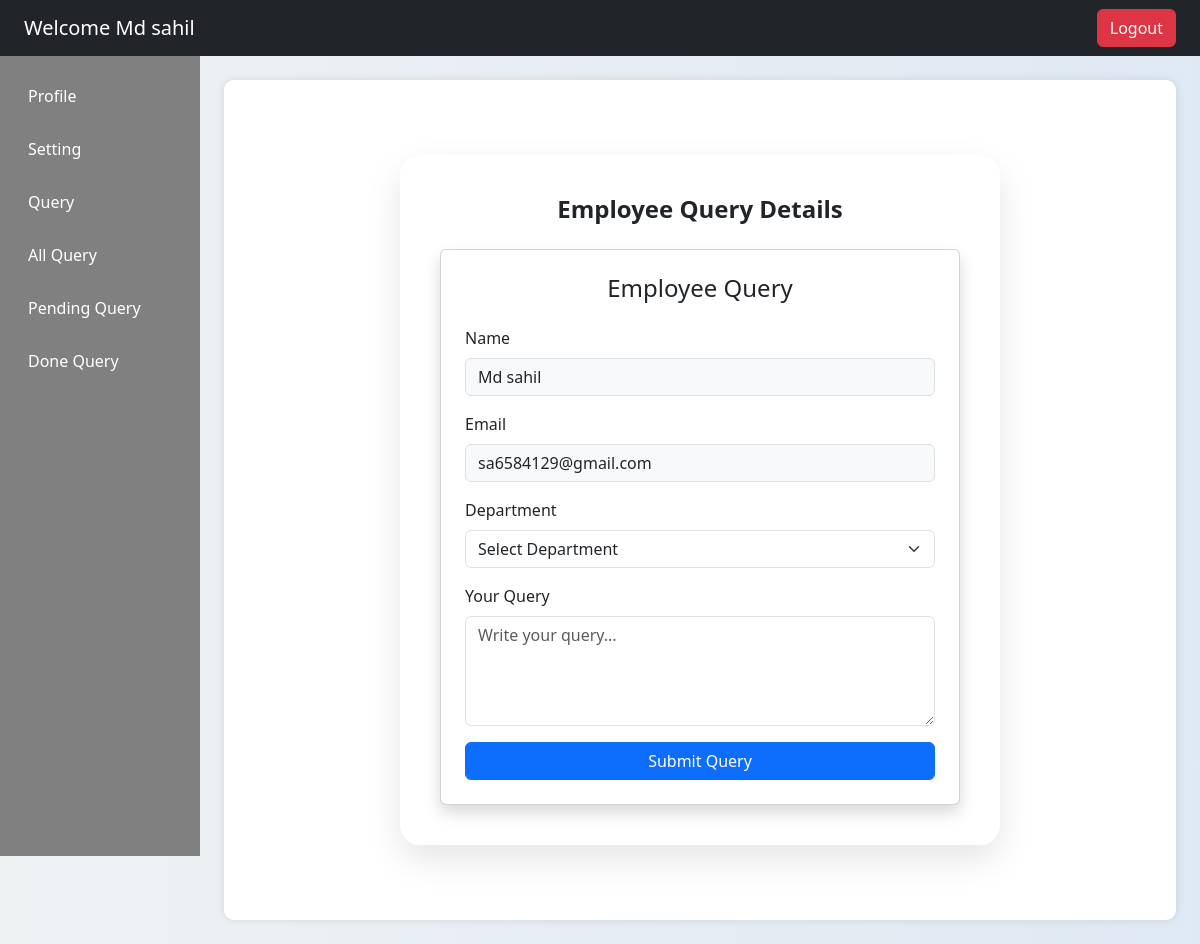
The page /empdashboard/query/ (signed in) on the database its author committed.
### app/models.py (models this page shows)
class Add_Employee(models.Model):
    Name=models.CharField(max_length=40)
    Email=models.EmailField()
    Contact=models.BigIntegerField()
    Image=models.ImageField(upload_to='image')
    Code=models.CharField(max_length=20)
    Dept=models.CharField(max_length=20)

### app/views.py (the view)
# urls.py: path('empdashboard/query/',views.empquery,name='empquery'),
def empquery(req):
    if 'emp_id' in req.session:
        eid = req.session.get('emp_id')
        emp_data = Add_Employee.objects.get(id=eid)
        emp_dept = Department.objects.all()
        return render(req,'empdashboard.html',{'data':emp_data , 'empquery':True, 'emp_dept':emp_dept})
    else:
        return redirect('Login')

### app/templates/empdashboard.html (shortened to what this page needs)
<!DOCTYPE html>
<html lang="en">
<head>
    <link href="https://cdn.jsdelivr.net/npm/bootstrap@5.3.2/dist/css/bootstrap.min.css" rel="stylesheet">
    <link href="https://cdn.jsdelivr.net/npm/bootstrap@5.3.2/dist/css/bootstrap.min.css" rel="stylesheet">
</head>
<body>
    <nav class="navbar navbar-dark bg-dark px-4">
        <span class="navbar-brand">Welcome {{data.Name}}</span>
        <a href="{% url 'Logout' %}"><button class="btn btn-danger">Logout</button></a>
    </nav>
    <div class="container-fluid">
        <div class="row">
            <div class="col-md-3 col-lg-2 sidebar p-3">
                <a href="{% url 'profile' %}">Profile</a>
                <a href="{% url 'setting' %}">Setting</a>
                <a href="{% url 'empquery' %}">Query</a>
                <a href="{% url 'allquery' %}">All Query</a>
                <a href="{% url 'pendingquery' %}">Pending Query</a>
                <a href="{% url 'donequery' %}">Done Query</a>
            </div>
            <div class="col-md-9 col-lg-10 p-4">
                <div class="content-box">
                    {% if profile %}
                    <link href="https://cdn.jsdelivr.net/npm/bootstrap@5.3.2/dist/css/bootstrap.min.css"
                        rel="stylesheet">
                    <link
                        href="https://cdnjs.cloudflare.com/ajax/libs/bootstrap-icons/1.11.1/font/bootstrap-icons.min.css"
                        rel="stylesheet">
                    <style>
                        body {
                            background: linear-gradient(to right, #e3f2fd, #f8f9fa);
                            font-family: 'Segoe UI', sans-serif;
                        }
                        .profile-wrapper {
                            min-height: 100vh;
                            display: flex;
                            align-items: center;
                            justify-content: center;
                        }
                        .profile-card {
                            width: 100%;
                            max-width: 500px;
                            border-radius: 20px;
                            padding: 40px 30px;
                            background: #ffffff;
                            box-shadow: 0 15px 35px rgba(0, 0, 0, 0.1);
                            text-align: center;
                            transition: 0.3s ease;
                        }
                        .profile-card:hover {
                            transform: translateY(-5px);
                        }
                        .profile-img {
                            width: 160px;
                            height: 160px;
                            object-fit: cover;
                            border-radius: 50%;
                            border: 6px solid #0d6efd;
                            padding: 5px;
                            background: #fff;
                            margin-bottom: 20px;
                        }
                        .profile-name {
                            font-size: 24px;
                            font-weight: 700;
                            margin-bottom: 5px;
                        }
                        .profile-role {
                            color: gray;
                            font-size: 14px;
                            margin-bottom: 20px;
                        }
                        .profile-info {
                            text-align: left;
                            margin-top: 20px;
                        }
                        .profile-info p {
                            padding: 10px 0;
                            margin-bottom: 0;
                            border-bottom: 1px solid #eee;
                            font-size: 15px;
                            display: flex;
                            align-items: center;
                        }
                        .profile-info i {
                            color: #0d6efd;
                            margin-right: 10px;
                            font-size: 18px;
                        }
                        .profile-info span {
                            font-weight: 600;
                            margin-right: 5px;
                        }
                        .btn-edit {
                            margin-top: 25px;
                            border-radius: 25px;
                            padding: 8px 25px;
                        }
                    </style>
                    <div class="profile-wrapper">
                        <div class="profile-card">
                            {% if data.Image %}
                            <img src="{{ data.Image.url }}" alt="Profile Image" class="profile-img">
                            {% else %}
                            <img src="https://via.placeholder.com/160" class="profile-img">
                            {% endif %}
                            <div class="profile-name">{{ data.Name }}</div>
                            <div class="profile-role">{{ data.Department }}</div>
                            <hr>
                            <div class="profile-info">
                                <p><i class="bi bi-envelope-fill"></i><span>Email:</span> {{ data.Email }}</p>
                                <p><i class="bi bi-telephone-fill"></i><span>Contact:</span> {{ data.Contact }}</p>
                                <p><i class="bi bi-person-badge-fill"></i><span>Code:</span> {{ data.Code }}</p>
                                <p><i class="bi bi-building"></i><span>Department:</span> {{ data.Department }}</p>
                            </div>
                            {% comment %} <a href="#" class="btn btn-primary btn-edit">
                                <i class="bi bi-pencil-square"></i> Edit Profile
                            </a> {% endcomment %}
                        </div>
                    </div>
                    {% elif empquery %}
                    <link href="https://cdn.jsdelivr.net/npm/bootstrap@5.3.2/dist/css/bootstrap.min.css"
                        rel="stylesheet">
                    <div class="form-wrapper">
                        <div class="query-card">
                            <h4 class="query-title">Employee Query Details</h4>
                            <form action="{% url 'querydata' %}" method="post" class="card p-4 shadow">
                                <h4 class="text-center mb-4">Employee Query</h4>
                                <div class="mb-3">
                                    <label class="form-label">Name</label>
                                    <input type="text" name="name" value="{{data.Name}}" class="form-control" readonly>
                                </div>
                                <div class="mb-3">
                                    <label class="form-label">Email</label>
                                    <input type="email" name="email" value="{{data.Email}}" class="form-control"
                                        readonly>
                                </div>
                                <div class="mb-3">
                                    <label class="form-label">Department</label>
                                    <select name="department" class="form-select">
                                        <option value="">Select Department</option>
                                    </select>
                                </div>
                                <div class="mb-3">
                                    <label class="form-label">Your Query</label>
                                    <textarea name="query" class="form-control" rows="4"
                                        placeholder="Write your query..."></textarea>
                                </div>
                                <div class="d-grid">
                                    <button type="submit" class="btn btn-primary">Submit Query</button>
                                </div>
                            </form>
                            {% endif %}
                        </div>
                    </div>
</body>
</html>

### app/templates/empdashboard.html (style rules this page uses)
.sidebar { height: 100vh; background: gray; }
.sidebar a { color: #fff; text-decoration: none; display: block; padding: 12px; border-radius: 5px; margin-bottom: 5px; }
.content-box { background: white; border-radius: 10px; padding: 20px; box-shadow: 0 0 10px rgba(0, 0, 0, 0.1); min-height: 400px; }
body { background-color: #f4f6f9; }
.card { border-radius: 15px; }
body { background: linear-gradient(to right, #eef2f3, #dfe9f3); font-family: 'Segoe UI', sans-serif; }
.form-wrapper { min-height: 100vh; display: flex; align-items: center; justify-content: center; }
.query-card { width: 100%; max-width: 600px; background: #ffffff; padding: 40px; border-radius: 20px; box-shadow: 0 15px 35px rgba(0, 0, 0, 0.1); }
.query-title { font-weight: 700; margin-bottom: 25px; text-align: center; }
.form-control[readonly], textarea[readonly] { background-color: #f8f9fa; cursor: not-allowed; }

### rows shown on the page
Add_Employee: Name "Md sahil", name "Md sahil", email "sa6584129@gmail.com"
